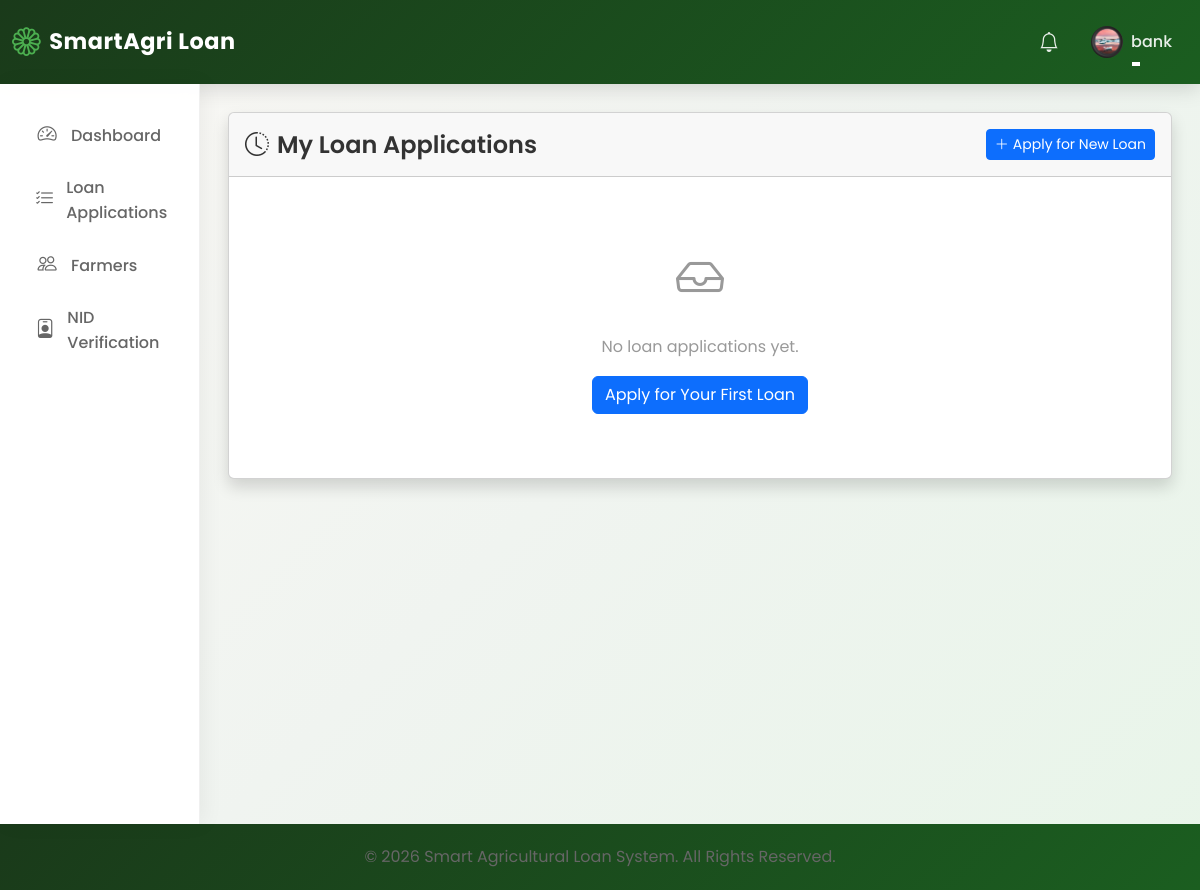
/loan/history/ (signed in), run on the app's committed database.
### loan_app/models.py (models this page shows, shortened)
class User(AbstractUser):
    ROLE_CHOICES = [
        ("Farmer", "Farmer"),
        ("Bank Officer", "Bank Officer"),
        ("Admin", "Admin"),
    ]
    role = models.CharField(max_length=20, choices=ROLE_CHOICES, default="Farmer")
    is_approved = models.BooleanField(
        default=False, help_text="For Bank Officers - requires admin approval"
    )
    phone_number = models.CharField(max_length=20, blank=True)
    profile_picture = models.ImageField(
        upload_to="profile_pictures/", blank=True, null=True
    )
    is_verified = models.BooleanField(default=False)
    nid_card_front = models.FileField(
        upload_to="nid_cards/",
        blank=True,
        null=True,
        help_text="Upload NID card front side",
    )
    nid_card_back = models.FileField(
        upload_to="nid_cards/",
        blank=True,
        null=True,
        help_text="Upload NID card back side",
    )
    nid_verified = models.BooleanField(
        default=False, help_text="Whether NID has been verified by bank officer"
    )
    nid_verified_by = models.ForeignKey(
        "self",
        on_delete=models.SET_NULL,
        null=True,
        blank=True,
        related_name="nid_verifications",
    )
    nid_verified_at = models.DateTimeField(null=True, blank=True)
    nid_number = models.CharField(
        max_length=20,
        blank=True,
        unique=True,
        null=True,
        help_text="National ID number (unique per farmer)",
    )

### loan_app/views.py (the view)
# urls.py: path("loan/history/", views.loan_history, name="loan_history"),
@login_required
def loan_history(request):
    applications = LoanApplication.objects.filter(farmer=request.user).order_by(
        "-created_at"
    )
    for app in applications:
        if app.risk_score == 0:
            app.risk_score = app.calculate_risk_score()
            app.save(update_fields=["risk_score"])
    paginator = Paginator(applications, 10)
    page_number = request.GET.get("page")
    page_obj = paginator.get_page(page_number)
    return render(request, "loan/history.html", {"page_obj": page_obj})

### templates/loan/history.html (shortened to what this page needs)
{% extends 'base.html' %}
{% block content %}
<div class="row">
    <div class="col-12">
        <div class="card shadow">
            <div class="card-header py-3 d-flex justify-content-between align-items-center">
                <h4 class="mb-0"><i class="bi bi-clock-history me-2"></i>My Loan Applications</h4>
                <a href="{% url 'loan_apply' %}" class="btn btn-primary btn-sm">
                    <i class="bi bi-plus-lg me-1"></i>Apply for New Loan
                </a>
            </div>
            <div class="card-body">
                {% if page_obj %}
                <div class="table-responsive">
                    <table class="table table-hover">
                        <thead class="table-light">
                            <tr>
                                <th>ID</th>
                                <th>Loan Type</th>
                                <th>Amount</th>
                                <th>Duration</th>
                                <th>EMI</th>
                                <th>Risk Score</th>
                                <th>Status</th>
                                <th>Date</th>
                                <th>Actions</th>
                            </tr>
                        </thead>
                        <tbody>
                            {% for loan in page_obj %}
                            <tr>
                                <td>#{{ loan.id }}</td>
                                <td>{{ loan.loan_type.name }}</td>
                                <td>৳{{ loan.amount|floatformat:2 }}</td>
                                <td>{{ loan.duration_months }} months</td>
                                <td>৳{{ loan.emi|floatformat:2 }}</td>
                                <td>
                                    {% if loan.risk_score >= 70 %}
                                        <span class="badge bg-success">Priority ({{ loan.risk_score }})</span>
                                    {% elif loan.risk_score >= 40 %}
                                        <span class="badge bg-warning">Review ({{ loan.risk_score }})</span>
                                    {% elif loan.risk_score > 0 %}
                                        <span class="badge bg-danger">Low ({{ loan.risk_score }})</span>
                                    {% else %}
                                        <span class="badge bg-secondary">Pending</span>
                                    {% endif %}
                                </td>
                                <td>
                                    {% if loan.status == 'Pending' %}
                                        <span class="badge bg-warning">{{ loan.status }}</span>
                                    {% elif loan.status == 'Approved' %}
                                        <span class="badge bg-success">{{ loan.status }}</span>
                                    {% else %}
                                        <span class="badge bg-danger">{{ loan.status }}</span>
                                    {% endif %}
                                </td>
                                <td>{{ loan.created_at|date:"M d, Y" }}</td>
                                <td>
                                    <a href="{% url 'loan_detail' loan.id %}" class="btn btn-sm btn-outline-primary">
                                        <i class="bi bi-eye"></i>
                                    </a>
                                    {% if loan.status == 'Approved' %}
                                    <a href="{% url 'make_repayment' loan.id %}" class="btn btn-sm btn-success">
                                        <i class="bi bi-cash"></i>
                                    </a>
                                    {% endif %}
                                </td>
                            </tr>
                            {% endfor %}
                        </tbody>
                    </table>
                </div>
                {% if page_obj.has_other_pages %}
                <nav>
                    <ul class="pagination justify-content-center">
                        {% if page_obj.has_previous %}
                        <li class="page-item">
                            <a class="page-link" href="?page={{ page_obj.previous_page_number }}">Previous</a>
                        </li>
                        {% else %}
                        <li class="page-item disabled">
                            <span class="page-link">Previous</span>
                        </li>
                        {% endif %}
                        {% for num in page_obj.paginator.page_range %}
                            {% if page_obj.number == num %}
                            <li class="page-item active">
                                <span class="page-link">{{ num }}</span>
                            </li>
                            {% elif num > page_obj.number|add:'-3' and num < page_obj.number|add:'3' %}
                            <li class="page-item">
                                <a class="page-link" href="?page={{ num }}">{{ num }}</a>
                            </li>
                            {% endif %}
                        {% endfor %}
                        {% if page_obj.has_next %}
                        <li class="page-item">
                            <a class="page-link" href="?page={{ page_obj.next_page_number }}">Next</a>
                        </li>
                        {% else %}
                        <li class="page-item disabled">
                            <span class="page-link">Next</span>
                        </li>
                        {% endif %}
                    </ul>
                </nav>
                {% endif %}
                {% else %}
                <div class="text-center py-5">
                    <i class="bi bi-inbox text-muted" style="font-size: 3rem;"></i>
                    <p class="mt-3 text-muted">No loan applications yet.</p>
                    <a href="{% url 'loan_apply' %}" class="btn btn-primary">Apply for Your First Loan</a>
                </div>
                {% endif %}
            </div>
        </div>
    </div>
</div>
{% endblock %}

### templates/base.html (shortened to what this page needs)
{% load static %}
<!DOCTYPE html>
<html lang="en">
<head>
    <link href="https://cdn.jsdelivr.net/npm/bootstrap@5.3.2/dist/css/bootstrap.min.css" rel="stylesheet">
    <link rel="stylesheet" href="https://cdn.jsdelivr.net/npm/bootstrap-icons@1.11.1/font/bootstrap-icons.css">
    <link rel="stylesheet" href="{% static 'css/custom.css' %}">
</head>
<body>
    <nav class="navbar navbar-expand-lg navbar-dark navbar-custom">
        <div class="container-fluid">
            <a class="navbar-brand" href="/">
                <i class="bi bi-flower1"></i>
                SmartAgri Loan
            </a>
            <div class="collapse navbar-collapse" id="navbarNav">
                <ul class="navbar-nav ms-auto align-items-center">
                    <li class="nav-item">
                        <a class="nav-link" href="#"><i class="bi bi-bell fs-5"></i></a>
                    </li>
                    <li class="nav-item dropdown">
                        <a class="nav-link dropdown-toggle d-flex align-items-center" href="#" role="button" data-bs-toggle="dropdown">
                            {% if user.profile_picture %}
                                <img src="{{ user.profile_picture.url }}" class="rounded-circle me-2" style="width: 32px; height: 32px; object-fit: cover;">
                            {% else %}
                                <div class="rounded-circle bg-white bg-opacity-25 d-flex align-items-center justify-content-center me-2" style="width: 32px; height: 32px;">
                                    <i class="bi bi-person"></i>
                                </div>
                            {% endif %}
                            <span>{{ user.username }}</span>
                        </a>
                    </li>
                </ul>
            </div>
        </div>
    </nav>
    <div class="container-fluid">
        <div class="row">
            <div class="col-md-2 sidebar-custom">
                <ul class="nav flex-column">
                    <li class="nav-item">
                        <a class="nav-link" href="{% url 'dashboard' %}">
                            <i class="bi bi-speedometer2"></i> Dashboard
                        </a>
                    </li>
                    {% if user.role == 'Farmer' %}
                    <li class="nav-item">
                        <a class="nav-link" href="{% url 'loan_list' %}">
                            <i class="bi bi-currency-dollar"></i> Loans
                        </a>
                    </li>
                    <li class="nav-item">
                        <a class="nav-link" href="{% url 'loan_apply' %}">
                            <i class="bi bi-plus-circle"></i> Apply for Loan
                        </a>
                    </li>
                    <li class="nav-item">
                        <a class="nav-link" href="{% url 'loan_history' %}">
                            <i class="bi bi-clock-history"></i> My Loans
                        </a>
                    </li>
                    <li class="nav-item">
                        <a class="nav-link" href="{% url 'repayment_history' %}">
                            <i class="bi bi-cash-stack"></i> Repayments
                        </a>
                    </li>
                    <li class="nav-item">
                        <a class="nav-link" href="{% url 'farmer_profile' %}">
                            <i class="bi bi-person-badge"></i> My Profile
                        </a>
                    </li>
                    <li class="nav-item">
                        <a class="nav-link" href="{% url 'upload_nid' %}">
                            <i class="bi bi-upload"></i> Upload NID
                        </a>
                    </li>
                    {% elif user.role == 'Bank Officer' %}
                    <li class="nav-item">
                        <a class="nav-link" href="{% url 'loan_list' %}">
                            <i class="bi bi-list-check"></i> Loan Applications
                        </a>
                    </li>
                    <li class="nav-item">
                        <a class="nav-link" href="{% url 'farmer_list' %}">
                            <i class="bi bi-people"></i> Farmers
                        </a>
                    </li>
                    <li class="nav-item">
                        <a class="nav-link" href="{% url 'nid_verification_list' %}">
                            <i class="bi bi-person-badge"></i> NID Verification
                        </a>
                    </li>
                    {% endif %}
                </ul>
            </div>
            <div class="col-md-10 content-wrapper">
                {% block content %}{% endblock %}
            </div>
        </div>
    </div>
    <footer class="footer-custom text-center">
        <div class="container">
            <p class="mb-0">&copy; 2026 Smart Agricultural Loan System. All Rights Reserved.</p>
        </div>
    </footer>
</body>
</html>

### data on the page
User: profile_picture (picture), username "bank"
